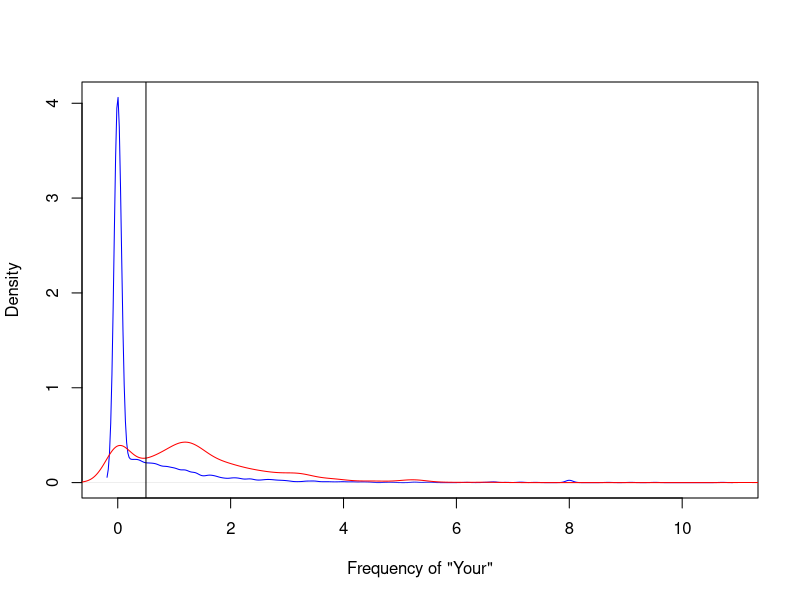

Generate this figure with R:
setwd("C:\\Users\\Ivan.Liuyanfeng\\Desktop\\Data_Mining_Work_Space\\Data-Science-Practical-Machine-Learning")
library(kernlab)
data(spam)
head(spam)
png('spam.png')
plot(density(spam$your[spam$type=='nonspam']),col='blue',main='',xlab='Frequency of "Your"')
lines(density(spam$your[spam$type=='spam']),col='red')
abline(v=.5, col='black')
dev.off()
prediction <- ifelse(spam$your>0.5,'spam','nonspam')
table(prediction,spam$type)/length(spam$type)
